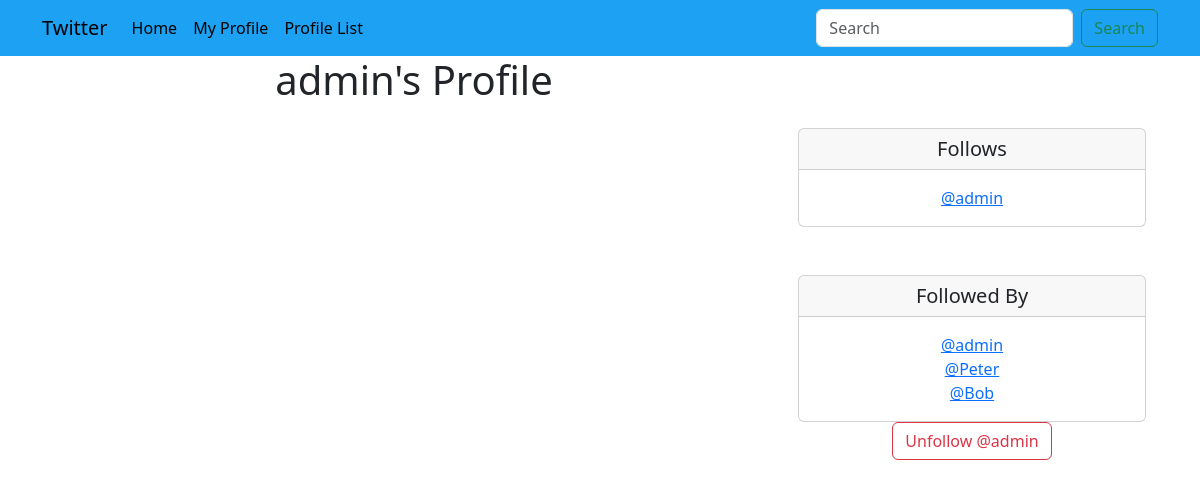
Page /profile/7/ (signed in) on the earlier database version.
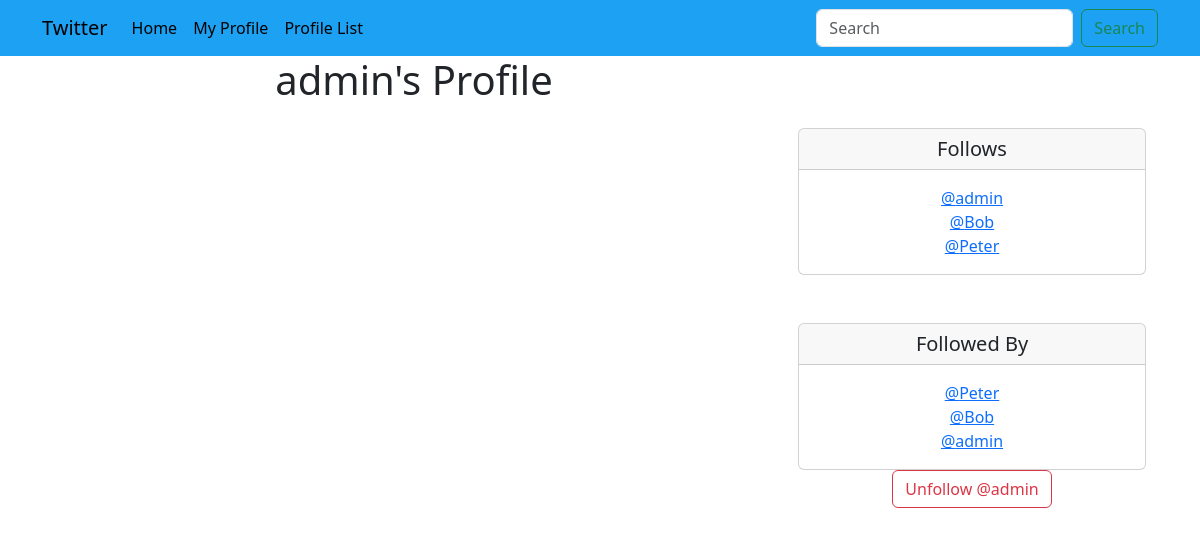
Same page on the later database version.
### main/models.py (models this page shows)
class Profile(models.Model):
    user = models.OneToOneField(User, on_delete=models.CASCADE)
    follows = models.ManyToManyField("self",
                                     related_name="followed_by",
                                     symmetrical=False,
                                     blank=True
                                     )
    date_modified = models.DateTimeField(User, auto_now=True)
    def __str__(self):
        return self.user.username

### main/views.py (the view, shortened to what this page needs)
# urls.py: path("profile/<int:pk>/", views.profile, name="profile"),
def profile(request, pk):
    if request.user.is_authenticated:
        profile = Profile.objects.get(user_id=pk)
        return render(request, "profile.html", {"profile": profile})
    else:
        messages.warning(request, "Log in to view page!")
        return redirect("home")

### templates/profile.html (shortened to what this page needs)
{% extends "base.html" %}
{% block content %}
<div class="container text-center">
		<div class="row">
			<div class="col-8">
				<h1>{{ profile.user.username }}'s Profile</h1>
				<br/>
			</div>
			<div class="col-4">
				<br/><br/><br/>
				<div class="card">
  <h5 class="card-header">Follows</h5>
  <div class="card-body">
    <p class="card-text">
    		{% for following in profile.follows.all %}
				<a href="{% url 'profile' following.user.id %}">@{{ following }}</a><br/>
			{% endfor %}
    </p>
  </div>
</div>
			<br/><br/>
			<div class="card">
  <h5 class="card-header">Followed By</h5>
  <div class="card-body">
    <p class="card-text">
    	{% for following in profile.followed_by.all %}
				<a href="{% url 'profile' following.user.id %}">@{{ following }}</a><br/>
			{% endfor %}
    </p>
  </div>
</div>
            <form method=POST>
{% if profile in user.profile.follows.all %}
 	<button class="btn btn-outline-danger" name="follow" value="unfollow" type="submit">
 		Unfollow @{{ profile.user.username|lower}}
 	</button>
{% else %}
	<button class="btn btn-outline-success" name="follow" value="follow" type="submit">
 		Follow @{{ profile.user.username|lower}}
 	</button>
{% endif %}
</form>
<br/>
{% endblock %}

### templates/base.html (shortened to what this page needs)
<!doctype html>
<html lang="en">
  <head>
    <link href="https://cdn.jsdelivr.net/npm/bootstrap@5.3.0-alpha1/dist/css/bootstrap.min.css" rel="stylesheet">
  </head>
  <body>
  {% include "navbar.html" %}
    <div class="container">
        {% block content %}
        {% endblock %}
    </div>
  </body>
</html>

### templates/navbar.html (shortened to what this page needs)
<nav class="navbar navbar-expand-lg" style="background-color: rgb(29 161 242);">
  <div class="container">
    <a class="navbar-brand" href="{% url "home" %}">Twitter</a>
    <div class="collapse navbar-collapse" id="navbarSupportedContent">
      <ul class="navbar-nav me-auto mb-2 mb-lg-0">
        <li class="nav-item">
          <a class="nav-link active" aria-current="page" href="{% url "home" %}">Home</a>
        </li>
       <li class="nav-item">
          <a class="nav-link active" aria-current="page" href="{% url "profile" request.user.id  %}">My Profile</a>
        </li>
        <li class="nav-item">
          <a class="nav-link active" aria-current="page" href="{% url "profile_list" %}">Profile List</a>
        </li>
      </ul>
      <form class="d-flex" role="search">
        <input class="form-control me-2" type="search" placeholder="Search" aria-label="Search">
        <button class="btn btn-outline-success" type="submit">Search</button>
      </form>
    </div>
  </div>
</nav>

Differences in the rows shown:
changed Profile "admin": moves down the list
now on one of the page's lists (row unchanged): Profile: user.username "Bob"
now on one of the page's lists (row unchanged): Profile: user.username "Peter"
